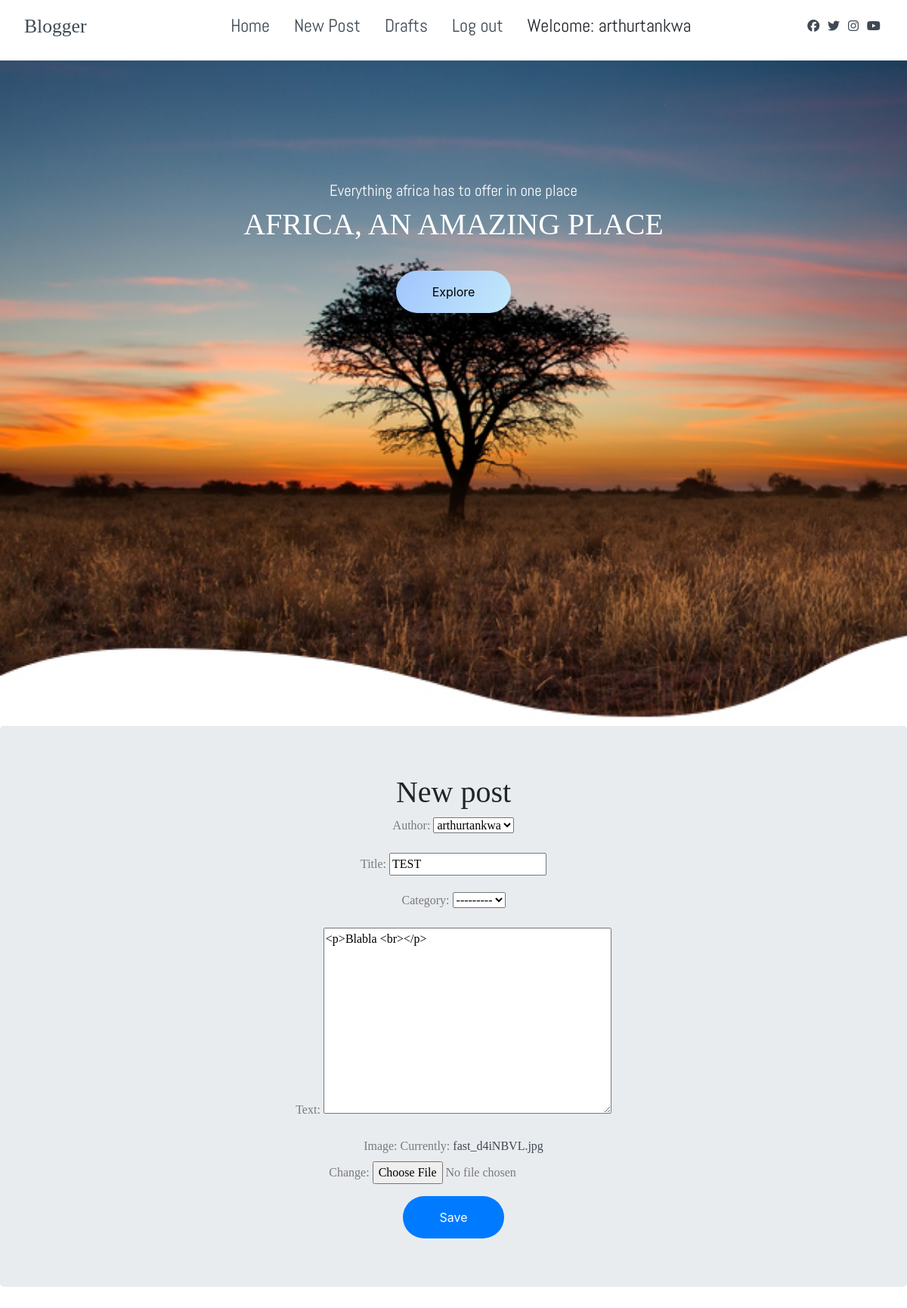
Before: /post/7/edit/ (signed in) with the older database file.
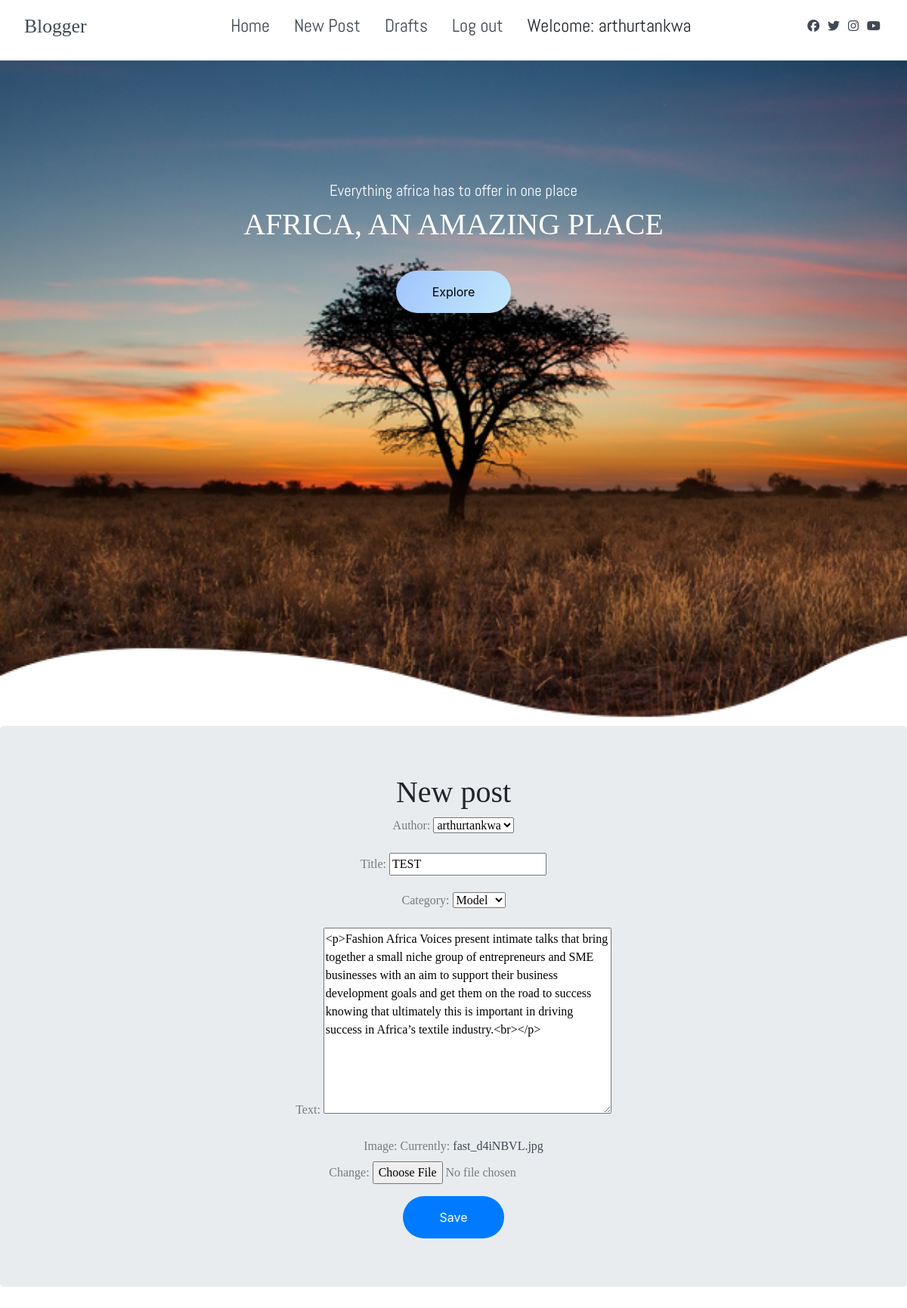
After: the same page with the newer database file.
### blog/models.py (models this page shows, shortened)
class Post(models.Model):
    author = models.ForeignKey('auth.User',on_delete=models.CASCADE)
    title = models.CharField(max_length=200)
    text = models.TextField()
    image = models.ImageField()
    category = models.CharField(max_length=200, choices = cat_choices)
    created_date = models.DateTimeField(default=timezone.now)
    published_date = models.DateTimeField(blank=True, null=True)

### blog/views.py (the view)
# urls.py: path('post/<int:pk>/edit/', views.PostUpdateView.as_view(), name='post_edit'),
class PostUpdateView(LoginRequiredMixin,UpdateView):
    login_url = '/login/'
    redirect_field_name = 'blog/post_detail.html'
    form_class = PostForm
    model = Post

### blog/forms.py
class PostForm(forms.ModelForm):
    class Meta:
        model = Post
        fields = ('author','title', 'category', 'text', 'image')
        widgets = {
            'title': forms.TextInput(attrs={'class': 'textinputclass'}),
            'category': forms.Select(attrs={'class': 'textinputclass'}),
            'text': forms.Textarea(attrs={'class': 'editable medium-editor-textarea postcontent'}),
        }

### blog/templates/blog/post_form.html (shortened to what this page needs)
{% extends 'blog/base.html' %}
{% block content %}
  <div class="jumbotron" align= center>
    <h1>New post</h1>
      <form method="POST" enctype="multipart/form-data" class="post-form">
        {{form.as_p}}
        <button type="submit" class="save btn btn-primary">Save</button>
      </form>
  </div>
{% endblock %}

Changed rows visible on the page:
changed Post "arthurtankwa": category "---------" → "Model"; text "<p>Blabla <br></p>" → "<p>Fashion Africa Voices present intimate talks that bring together a small niche group of entrepreneurs and SME businesses with an aim to support their business development goals and get them on the road to success knowing that ultimately this is important in driving success in Africa’s textile industry.<br></p>"
